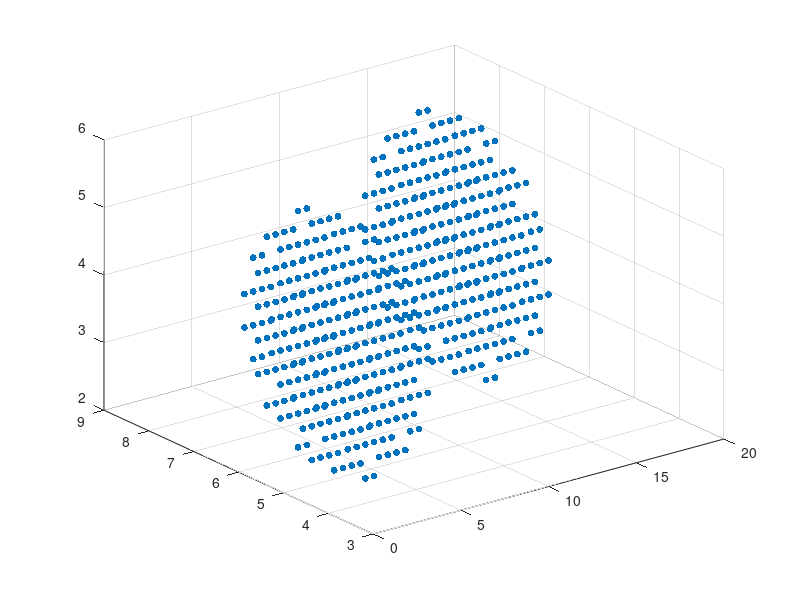

Write the MATLAB code that produced this figure. (Note: this script raises an error after producing the figure.)
% VE_skewColl_3d.m 
% 3d Viscoelastic model (skew impact of balls with gravity)

d = 3;              % dimension
CFL = 0.25;
tf  = 25.0;         % final time
dtk = 0.01;         % uniform time step
g = 9.80665/100;    % gravitational constant

% Material & Plot settings
ppc  = 2;           % # particles per grid cell = ppc^d
psize = 25;         % for plotting particles
sqSz = 1;           % for plotting grid nodes

% Viscoelastic constants
    % Hyperelastic (rubber)
    %{
    E_ym = 31.685; nu_pr = 0.44022;
    mu = 0.5*E_ym/(1+nu_pr);    % shear modulus
    Ka = (E_ym/3)/(1-2*nu_pr);  % bulk modulus 
    La = Ka-(2/3)*mu;           % Lame's 1st parameter
    mu_N = 0;                   % viscous Newton constant
    Wi = 5000;                  % Weissenberg number
    md_p = 5.0;                 % particle mass density (for all p)
    %}
    
    % Shaving foam
    %
    mu = 5;             % shear modulus
    La = 50;            % Lame's 1st parameter
    mu_N = 1.0*10^-4;   % viscous Newton constant
    Wi = 0.5;           % Weissenberg number
    md_p = 0.2;         % particle mass density (for all p)
    %}
    
    % Toothpaste
    %{
    mu = 0.839;         % shear modulus
    La = 8.39;          % Lame's 1st parameter
    mu_N = 1.0*10^-1;   % viscous Newton constant
    Wi = 0.4;           % Weissenberg number
    md_p = 1.0;         % particle mass density (for all p)
    %}
    
    % Viennetta ice cream
    %{
    mu = 1;             % shear modulus
    La = 10;            % Lame's 1st parameter
    mu_N = 5.0*10^-5;   % viscous Newton constant
    Wi = 0.1;           % Weissenberg number
    md_p = 1.0;         % particle mass density (for all p)
    %}  

% VE params struct for funct. handles
Qconst.mu = mu;     Qconst.La = La; 
Qconst.mu_N = mu_N; Qconst.Wi = Wi;

% ======================== EULERIAN MESH =================================
a = 20.0; b = 12.0; c = 8.0; % Eul mesh domain: x=0:a, y=0:b, z=0:c
h = [1.0, 1.0, 1.0];         % grid stepsize (20x12x8 grid cells)   
% h = [0.5, 0.5, 0.5];         % grid stepsize (40x24x16 grid cells) 

% Grid & Particle initialization
x = 0:h(1):a;       % without padding
y = 0:h(2):b;
z = 0:h(3):c;
nx = length(x)-1;   % # x-axis partitions
ny = length(y)-1;   % # y-axis partitions
nz = length(z)-1;   % # z-axis partitions

[Ei,Ej,Ek] = meshgrid(x,y,z);   % grid node positions
NG = length(Ei(:));             % # grid nodes
    
% Eulerian grid struct
grid.O = [min(x) min(y) min(z)]; % origin = grid bottom-left corner (1x3)
grid.h = h;                      % 1x3
grid.n = [nx, ny, nz];           % 1x3
grid.height = Ek(:);             % NGx1

% Boundary Condition grid indices
BCg = zeros(size(Ei,1),size(Ei,2),size(Ei,3));
BCg(1,:,:)=1; BCg(end,:,:)=1; 
BCg(:,1,:)=1; BCg(:,end,:)=1;
BCg(:,:,1)=1; BCg(:,:,end)=1;
BCg = find(BCg(:));
    
% ======================= LAGRANGIAN PARTICLES ===========================
% Ball initial values
    % c1 
    c1x = 3.0;   c1y = 5.0;   c1z = 4.0;    % center = (3.0,5.0,4.0)
    v1x = 0.75;  v1y = 0.0;   v1z = 0.5;    % velocity = <0.75,0,0.5>
    r1in = 0.0;  r1out = 2.0;               % inner, outer radius
    % c2 (*** assuming: c2 & c1 have same radii ***)
    c2x = 15.0;  c2y = 7.0;   c2z = 4.0;    % center = (15.0,7.0,4.0)
    v2x = -0.75; v2y = 0.0;   v2z = 0.5;    % velocity = <-0.75,0,0.5>
    r2in = 0.0;  r2out = 2.0;               % inner, outer radius
    
% c1 (center=(3.0,5.0,4.0), radius=2.0)
    xc = (c1x-r1out) + h(1)/(2*ppc) : h(1)/ppc : (c1x+r1out) - h(1)/(2*ppc);  
    yc = (c1y-r1out) + h(2)/(2*ppc) : h(2)/ppc : (c1y+r1out) - h(2)/(2*ppc);
    zc = (c1z-r1out) + h(3)/(2*ppc) : h(3)/ppc : (c1z+r1out) - h(3)/(2*ppc);
    [Xi1,Xj1,Xk1] = meshgrid(xc,yc,zc); % c1 particle positions (rect. box)
    
    % Remove particles "outside" of c1 (center=(3.0,5.0,4.0), radius=2.0)
    outside = ( Xi1(:)-c1x ).^2 + ( Xj1(:)-c1y ).^2 + ( Xk1(:)-c1z ).^2;
    outside = [find( double(outside > r1out^2) );% outside particle indices
               find( double(outside < r1in^2) )];
    Xi1 = Xi1(:); Xj1 = Xj1(:); Xk1 = Xk1(:);    % reshape to col vectors
    Xi1(outside)=[]; Xj1(outside)=[]; Xk1(outside)=[];   % remove particles
    
% c2 (just c1 shifted) (*** assuming: c2 & c1 have same radius ***)
    Xi2 = Xi1 + (c2x-c1x);
    Xj2 = Xj1 + (c2y-c1y);
    Xk2 = Xk1 + (c2z-c1z);
    
% All particles coords 
    Phi_k = [Xi1, Xj1, Xk1; Xi2, Xj2, Xk2]; % NP x 3           
    NP = size(Phi_k,1);                     % # particles
    
% =========================== CHECK GRAPH ================================
    figure(1)
    scatter3(Phi_k(:,1),Phi_k(:,2),Phi_k(:,3),psize,'filled','c'); hold on;
    scatter3(Ei(:),Ej(:),Ek(:),sqSz,'+','b');
    hold off;

% ============================ Step k = 0 ================================
tic
k = 0;
t = 0;      % time at step k   
    
% Compute Particle Volumes (Tot_Volume/NP)
    Vol = prod(h)*(1/ppc^d)*ones(NP,1);
    
% Set Particle Mass (md_p = 5.0 for all p)
    mass_p = md_p*ones(NP,1).*Vol;  
    
% Initial Values (k=0)
    % Deformation gradient (F = Id for all particles) 
    Id = eye(d);
    Fk = repmat(Id(:),[1,NP]);      % 9xNP
    Jk = det_3d(Fk);                % 1xNP
    
    % Elastic Stress vars
    Bob_k = repmat(Id(:),[1,NP]);   % 9xNP
    Bk = B_comp(Fk,Bob_k);          % 9xNP
    
    % APIC var
    Bm = 0*Fk;                      % 9xNP
    
    % Particle Velocity (3xNP)
    %         c1                 c2
    Uk = [v1x*ones(1,NP/2), v2x*ones(1,NP/2); 
          v1y*ones(1,NP/2), v2y*ones(1,NP/2);
          v1z*ones(1,NP/2), v2z*ones(1,NP/2)];     
    
    % "Actual" Energy over time 
    % funct. handle: grid, Vol, mass_p, & Qconst are constant over time
    RealEngy = @(J,B_El,Uk,w,Xp) RealEngy_comp(J,B_El,Uk,w,Xp,grid,Vol,mass_p,Qconst,g);
    u = P2G_vec(grid,Phi_k,Uk,[0 0 0]); w = u; % so we can compute init. Engy
       
    % Tolerance (for minimization)
    tol = min([max(h)^4, 1e-4, max(h)^-4]); % cases: h<1, h=1, h>1
    
    % ANIMATION
    T = [t,t]; 
    PHX = [Phi_k(:,1), Phi_k(:,1)]; 
    PHY = [Phi_k(:,2), Phi_k(:,2)]; 
    PHZ = [Phi_k(:,3), Phi_k(:,3)]; 
    JPK = [det_3d(Fk)', det_3d(Fk)'];

% ============================= Step k ===================================
while t < tf
    % "Actual" Energy over time 
    EvT(k+1,:) = [t,RealEngy(Jk,Bk,Uk,w,Phi_k)]; % [t,E,Q,K,Q_El,Q_N,G]
    
    %  APIC CFL (non-uniform time steps)
%     dtk = CFL*h(1)/( max(sum(abs(Uk),1) + (6/h(1))*sqrt(d)*sqrt(sum(Bm.^2,1))) );
%     dtk = min(dtk,tf-t);
    
    % APIC TRANSFER particle to grid 
    mom_p = bsxfun(@times,Uk,mass_p');      % particle mom    3xNP
    [mom_g,mass_g] = P2G_APIC(grid,Phi_k,Bm,mom_p,mass_p);
    mass_g = mass_g + eps;  % so we're not dividing mom_g by zeros 
    u = bsxfun(@rdivide, mom_g, mass_g');   % vel = mom/mass  3xNG
    u(:,BCg) = 0;                           % enforce BC
    
    % DYNAMICS
    % Initial guess (velocity)     
    w = u(:);           % (d*NG)x1
    
    % Redefine Function Handles  
    Hinv0 = @(w) w;     % init inv Hessian approx = Id (for LBFGS)
    E = @(w) E_comp(w,u,dtk,Fk,Bob_k,Vol,mass_g,grid,Phi_k,Qconst,g); 
    gradE = @(w) gradE_comp(w,u,dtk,Fk,Bob_k,Vol,mass_g,grid,Phi_k,Qconst,g);
    L2_rho = @(gradE) L2_rho_comp(gradE,mass_g,h);

    % LBFGS: [x,it,ng] = LBFGS2(x,f,grad_f,H,L2_rho,m,tol)
    [w,kb,ng] = LBFGS2(w,E,gradE,Hinv0,L2_rho,5,tol); % m=5 (memory limit)

    % APIC TRANSFER grid to particle (advection) 
    w = reshape(w,[d NG]);                  % 3xNG
    w(:,BCg) = 0;                           % enforce BC
    xup = [Ei(:)'; Ej(:)'; Ek(:)'] + dtk*w;
    [Phi_up,Vk,Bm] = G2P_APIC(grid,Phi_k,xup,w); 

    % Graph 
    scatter3(Phi_up(:,1),Phi_up(:,2),Phi_up(:,3),psize,'filled','co'); hold on; % particles
    scatter3(Ei(:),Ej(:),Ek(:),sqSz,'+','b'); hold on; % grid
    title(num2str(kb),num2str(t)); xlabel(num2str(k)); ylabel(num2str(dtk));
    hold off; pause(1e-10);
    
    % ANIMATION
    T = [T,t]; 
    PHX = [PHX, Phi_up(:,1)]; 
    PHY = [PHY, Phi_up(:,2)]; 
    PHZ = [PHZ, Phi_up(:,3)];
    JPK = [JPK, det_3d(Fk)'];
    
    % Update vars for next time step 
    k = k + 1;
    t = t + dtk;
    Fk = F_comp(grid,Phi_k,dtk,w,Fk);   % 9xNP
    Jk = det_3d(Fk);                    % 1xNP
    Bob_k = Bob_comp(Bob_k,dtk,Qconst,grid,Phi_k,w); % 9xNP
    Bk = B_comp(Fk,Bob_k);              % 9xNP
    Phi_k = Phi_up;                     % NPx3
    Uk = Vk;                            % 3xNP

end
time = toc;

% "Actual" Energy over time 
EvT(k+1,:) = [t,RealEngy(Jk,Bk,Uk,w,Phi_k)]; % [t,E,Q,K,Q_El,Q_N,G]

% ++++++++++++++++++++++++++++ PLOTS +++++++++++++++++++++++++++++++++++++

% Energy Plots
figure(2)
plot(EvT(:,1),EvT(:,2),'r');   hold on; % Total Energy
plot(EvT(:,1),EvT(:,3),'-go'); hold on; % Potential Energy
plot(EvT(:,1),EvT(:,4),'-bs'); hold on; % Kinetic Energy
legend('Total Energy','Potential Energy','Kinetic Energy');
xlabel('time t'); hold off;
title('Energy');

figure(3)
plot(EvT(:,1),EvT(:,2),'r');    % Total Energy
title('Total Energy'); 

% ------------------------- ANIMATION DATA -------------------------------
% Write Energy data to text file ([t,E,Q,K,Q_El,Q_N,G])
writematrix(EvT,'Engy.dat','Delimiter',';');  % (k+1 x 7)

% Write Particle positions to text file
writematrix(PHX,'PHX.dat','Delimiter',';');  % (x-coords) (NP x k+1)
writematrix(PHY,'PHY.dat','Delimiter',';');  % (y-coords) (NP x k+1)
writematrix(PHZ,'PHZ.dat','Delimiter',';');  % (z-coords) (NP x k+1)

% Write J=det(Fp) particle data to text file
writematrix(JPK,'Jpk.dat','Delimiter',';');  % (NP x k+1)

% Write Grid Node positions to text file
writematrix([Ei(:),Ej(:),Ek(:)],'GNxyz.dat','Delimiter',';');  % (NG x 3)

% -------------------------- ANIMATED SIM --------------------------------
% SAVE Workspace and IMPORT into VE_skewColl_3d_ani.m  
% in order to render simulation as gif/mp4

% ++++++++++++++++++++++++++++ FUNCTIONS ++++++++++++++++++++++++++++++++++

function [Engy] = RealEngy_comp(J,Bk,Uk,w,Xp,grid,Vol,mass_p,Qconst,g)
% function to compute "actual" energy at time tk
%{  
    input var dims:
    J           1 x NP
    B_El        9 x NP
    Uk          3 x NP
    w           3 x NG
    Vol         NP x 1
    mass_p      NP x 1
    Qconst      struct of scalar constants

    funct var dims: 
    Vol_k               NP x 1
    trB_El              1 x NP
    H                   1 x NP
    DV,S                9 x NP
    E,Q,K,Q_El,Q_N      scalar
    Engy                1 x 5
%}
% dimension
    d = 3;

% Elastic & Viscous constants
    mu = Qconst.mu;     % shear modulus
    La = Qconst.La;     % Lame's 1st parameter
    mu_N = Qconst.mu_N; % viscous Newton constant
    
% Potential Energy 
    Vol_k = (J').*Vol;
    trB = Bk(1,:) + Bk(5,:) + Bk(9,:);
    % H(B_El)
    H = 0.5*mu*(trB - d) - mu*log(J) + 0.5*La*(J-1).*(J-1);
    Q_El = dot(H,Vol');     % elastoplastic portion of potential energy
    DV = DV_comp(grid,Xp,w);
    S = 0.5*(DV + tran_3d(DV));
    Q_N = mu_N*( dot(S,S,1) *Vol_k ); % Newtonian viscous potential energy
    G = g*dot(mass_p,Xp(:,3));        % Gravitational potential energy
    Q = Q_El + Q_N + G;               % Potential Energy
    
% Kinetic Energy
    K = 0.5*(dot(Uk,Uk,1) * (mass_p));
    
% Total Energy 
    E = Q + K; 
    
% Output
    Engy = [E, Q, K, Q_El, Q_N, G];
end

function [E,El,En,K] = E_comp(w,u,dt,Fk,Bob_k,Vol,mass_g,grid,Xp,Qconst,g)
% function to compute E, given w
%{  
    input var dims:
    w,u         3 x NG
    Fk,Bob_k    9 x NP
    Vol         NP x 1
    mass_g      NG x 1

    funct var dims: 
    Dw          9 x NP
    Id          9 x NP
    Fup         9 x NP
    Jup         1 x NP
    Bob_up      9 x NP
    detBob      1 x NP
    dk          1 x NP
    Bup         9 x NP
    trB         1 x NP
    PB          1 x NP
    Dw_sym      9 x NP
    R           1 x NP
    El,En,K,E   scalar
%}
% Elastic & Viscous constants
    mu = Qconst.mu;     % shear modulus
    La = Qconst.La;     % Lame's 1st parameter
    Wi = Qconst.Wi;     % Weissenberg number
    mu_N = Qconst.mu_N; % viscous Newton constant
    
    d = 3;
    NG = length(mass_g);
    NP = length(Vol);
    w = reshape(w,[d NG]);
    u = reshape(u,[d NG]);
    
% Compute
    Dw = DV_comp(grid,Xp,w);
    Id = repmat([1 0 0 0 1 0 0 0 1]',1,NP);
    Fup = mult_3d(Id + dt*Dw ,Fk);
    Jup = det_3d(Fup);
    Bob_up = Bob_k + dt*( mult_3d(Dw,Bob_k) + multT_3d(Bob_k,Dw) + (1/Wi)*(Id-Bob_k) );
    detBob = det_3d(Bob_up) + eps;          % 1xNP
    dk = ( (Jup.*Jup) ./ detBob ).^(1/3);   % 1xNP
    Bup = bsxfun(@times,dk,Bob_up);
    
% Elastic Energy: El
    trB = Bup(1,:) + Bup(5,:) + Bup(9,:);                % 1xNP
    PB = 0.5*mu*(trB - d) - mu*log(Jup) + La*(Jup-1).^2; % 1xNP
    El = dot(PB,Vol');   
    
% Viscous Energy: En
    Dw_sym = 0.5*( Dw + tran_3d(Dw) );  % 9xNP
    R = sum(Dw_sym.*Dw_sym,1);          % 1xNP
    Vol_up = (Jup').*Vol;               % NPx1
    En = mu_N * dot(R,Vol_up');

% Gravitational Energy: G
    G = g*dot(mass_g,grid.height);
    
% Kinetic Energy: K
    K = (dot(w-u,w-u,1) * mass_g)/2;
    
% Total Energy: E = El + dt*En + dt*G + K
    E = El + dt*En + dt*G + K;
end

function [gradE] = gradE_comp(w,u,dt,Fk,Bob_k,Vol,mass_g,grid,Xp,Qconst,g)
% function to compute gradE, given w
%{  
    input var dims:
    w,u         3 x NG
    Fk,Bob_k    9 x NP
    Vol         NP x 1
    mass_g      NG x 1

    funct var dims: 
    Dw          9 x NP
    Id          9 x NP
    Fup         9 x NP
    Jup         1 x NP
    Bob_up      9 x NP
    detBob      1 x NP
    dk          1 x NP
    Bup         9 x NP
    P,P1,P2     9 x NP
    trP         1 x NP
    Bob_up_invT 9 x NP
    Dw_sym      9 x NP
    Q           9 x NP
    gradPot, gradK, gradE   (3*NG) x 1
%}
% Elastic & Viscous constants
    mu = Qconst.mu;     % shear modulus
    La = Qconst.La;     % Lame's 1st parameter
    Wi = Qconst.Wi;     % Weissenberg number
    mu_N = Qconst.mu_N; % viscous Newton constant

    d = 3;
    NG = length(mass_g);
    NP = length(Vol);
    w = reshape(w,[d NG]);
    u = reshape(u,[d NG]);
    
% Compute
    Dw = DV_comp(grid,Xp,w);
    Id = repmat([1 0 0 0 1 0 0 0 1]',1,NP);
    Fup = mult_3d(Id + dt*Dw ,Fk);
    Jup = det_3d(Fup);
    Bob_up = Bob_k + dt*( mult_3d(Dw,Bob_k) + multT_3d(Bob_k,Dw) + (1/Wi)*(Id-Bob_k) );
    detBob = det_3d(Bob_up) + eps;          % 1xNP
    dk = ( (Jup.*Jup) ./ detBob ).^(1/3);   % 1xNP
    Bup = bsxfun(@times,dk,Bob_up);
    
% Elastic Energy: gradEl
    P = 0.5*mu*Bup+ 0.5*bsxfun(@times,( La*(Jup.*Jup - Jup)-mu ),Id); % 9xNP
    % gradE_OB_1
    trP = P(1,:) + P(5,:) + P(9,:);             % 1xNP
    Bob_up_invT = invT_3d(Bob_up);              % 9xNP
    P1 = 2*multT_3d(invT_3d(Fup),Fk) - multT_3d(Bob_up_invT,Bob_k) - Tmult_3d(Bob_k,Bob_up_invT);
    P1 = (dt/3) * bsxfun(@times,trP,P1);        % 9xNP
    % gradE_OB_2
    P2 = 2*dt*P; 
    
% Viscous Energy: gradEn
    Dw_sym = 0.5*( Dw + tran_3d(Dw) );          % 9xNP
    Q = 2*mu_N*Dw_sym;                          % 9xNP
    
% Potential Energy: gradPot = gradEl + gradEn 
    % interpolate: R = (P1 + P2 + dt*Q) * Vol'
    R = bsxfun(@times, P1 + P2 + dt*Q, Vol');   % 9xNP
    
    % [vg] = P2G_vec(grid,Xp,vp,b)
    gradPot = P2G_vec(grid,Xp,R(1:3,:),[1 0 0]) + P2G_vec(grid,Xp,R(4:6,:),[0 1 0]) + P2G_vec(grid,Xp,R(7:9,:),[0 0 1]); % 3xNG
    gradPot = gradPot(:);   % (3*NG)x1

% Gravitational Energy: gradG
    gradG = dt*[zeros(1,NG); zeros(1,NG); g*(mass_g')]; % positive b/c it is on the RHS of vel. update
    gradG = gradG(:);
    
% Kinetic Energy: gradK
    gradK = bsxfun(@times,(w-u),(mass_g'));  % dxNG
    gradK = gradK(:);     % (d*NG)x1
    
% Total Energy: gradE
    gradE = gradPot + gradG + gradK;
end

function [tau] = L2_rho_comp(gradE,mass_g,h)
    % mass_g     NGx1 
    d = 3;
    NG = length(mass_g);
    gradE = reshape(gradE,[d NG]);              % dxNG
    tau = sum(gradE.^2,1).*(mass_g')/prod(h);   % 1xNG
    tau = sqrt(sum(tau));                       % scalar
end

% Viscoelastic:
function [Bob_up] = Bob_comp(Bob_k,dt,Qconst,grid,Xp,w)
%{  
    input var dims:
    Bob_k       9 x NP
    dt          scalar
    Qconst      struct of scalar constants
	grid        struct for interpolation
    Xp          NP x 3
    u           3 x NG
    w           3 x NG

    funct var dims: 
    Id          9 x NP
    DV          9 x NP
    Bob_up      9 x NP
%}
% Viscoelastic Constants
    Wi = Qconst.Wi;         % Weissenberg number
    
    d = 3;
    NP = size(Xp,1);
    NG = prod(grid.n+1);    % (nx+1)*(ny+1)*(nz+1)
    w = reshape(w,[d NG]);
    
    Id = repmat([1 0 0 0 1 0 0 0 1]',1,NP);
    Dw = DV_comp(grid,Xp,w);
    Bob_up = dt*( mult_3d(Dw,Bob_k) + multT_3d(Bob_k,Dw) + (1/Wi)*(Id-Bob_k) ) + Bob_k;
end

function [Bup] = B_comp(Fup,Bob_up)
% input: Bob_up, Fup    9 x NP
% output: Bup           9 x NP
    Jup = det_3d(Fup);                      % 1xNP
    detBob = det_3d(Bob_up) + eps;          % 1xNP
    dk = ( (Jup.*Jup) ./ detBob ).^(1/3);   % 1xNP
    Bup = bsxfun(@times,dk,Bob_up);
end

% need: 
function [detA] = det_3d(A)
% A     9 x n
% detA  1 x n
detA = A(1,:).*(A(5,:).*A(9,:)-A(8,:).*A(6,:)) - A(4,:).*(A(2,:).*A(9,:)-A(8,:).*A(3,:)) + A(7,:).*(A(2,:).*A(6,:)-A(5,:).*A(3,:));
end

function [AinvT] = invT_3d(A)
% A         9 x n
% AinvT     9 x n
% detA      1 x n
detA = A(1,:).*(A(5,:).*A(9,:)-A(8,:).*A(6,:)) - A(4,:).*(A(2,:).*A(9,:)-A(8,:).*A(3,:)) + A(7,:).*(A(2,:).*A(6,:)-A(5,:).*A(3,:));
detA = detA + eps;  % avoid dividing by zero

AinvT = [   ( A(5,:).*A(9,:) - A(8,:).*A(6,:) ) ./ detA; 
            ( A(7,:).*A(6,:) - A(4,:).*A(9,:) ) ./ detA; 
            ( A(4,:).*A(8,:) - A(7,:).*A(5,:) ) ./ detA;
            ( A(8,:).*A(3,:) - A(2,:).*A(9,:) ) ./ detA;
            ( A(1,:).*A(9,:) - A(7,:).*A(3,:) ) ./ detA;
            ( A(7,:).*A(2,:) - A(1,:).*A(8,:) ) ./ detA;
            ( A(2,:).*A(6,:) - A(5,:).*A(3,:) ) ./ detA;
            ( A(4,:).*A(3,:) - A(1,:).*A(6,:) ) ./ detA;
            ( A(1,:).*A(5,:) - A(4,:).*A(2,:) ) ./ detA;  ];
end

% maybe need:
function [Ainv] = inv_3d(A)
% A         9 x n
% Ainv      9 x n
% detA      1 x n
detA = A(1,:).*(A(5,:).*A(9,:)-A(8,:).*A(6,:)) - A(4,:).*(A(2,:).*A(9,:)-A(8,:).*A(3,:)) + A(7,:).*(A(2,:).*A(6,:)-A(5,:).*A(3,:));
detA = detA + eps;  % avoid dividing by zero

Ainv = [    ( A(5,:).*A(9,:) - A(8,:).*A(6,:) ) ./ detA;    % 1
            ( A(8,:).*A(3,:) - A(2,:).*A(9,:) ) ./ detA;    % 2
            ( A(2,:).*A(6,:) - A(5,:).*A(3,:) ) ./ detA;    % 3
            ( A(7,:).*A(6,:) - A(4,:).*A(9,:) ) ./ detA;    % 4
            ( A(1,:).*A(9,:) - A(7,:).*A(3,:) ) ./ detA;    % 5
            ( A(4,:).*A(3,:) - A(1,:).*A(6,:) ) ./ detA;    % 6
            ( A(4,:).*A(8,:) - A(7,:).*A(5,:) ) ./ detA;    % 7
            ( A(7,:).*A(2,:) - A(1,:).*A(8,:) ) ./ detA;    % 8
            ( A(1,:).*A(5,:) - A(4,:).*A(2,:) ) ./ detA;  ];% 9
end

function [Atran] = tran_3d(A)
% A         9 x n
% Atran     9 x n

Atran = [A(1,:); A(4,:); A(7,:); A(2,:); A(5,:); A(8,:); A(3,:); A(6,:); A(9,:)];
end

% vectorized (and FASTER than C):
function [M] = mult_3d(A,B)
% M,A,B:     9 x n

% M = A * B
M = [A(1,:).*B(1,:) + A(4,:).*B(2,:) + A(7,:).*B(3,:);
     A(2,:).*B(1,:) + A(5,:).*B(2,:) + A(8,:).*B(3,:);
     A(3,:).*B(1,:) + A(6,:).*B(2,:) + A(9,:).*B(3,:);
     A(1,:).*B(4,:) + A(4,:).*B(5,:) + A(7,:).*B(6,:);
     A(2,:).*B(4,:) + A(5,:).*B(5,:) + A(8,:).*B(6,:);
     A(3,:).*B(4,:) + A(6,:).*B(5,:) + A(9,:).*B(6,:);
     A(1,:).*B(7,:) + A(4,:).*B(8,:) + A(7,:).*B(9,:);
     A(2,:).*B(7,:) + A(5,:).*B(8,:) + A(8,:).*B(9,:);
     A(3,:).*B(7,:) + A(6,:).*B(8,:) + A(9,:).*B(9,:)];
end

function [M] = multT_3d(A,B)
% M,A,B:     9 x n

% M = A * B'
M = [A(1,:).*B(1,:) + A(4,:).*B(4,:) + A(7,:).*B(7,:);
     A(2,:).*B(1,:) + A(5,:).*B(4,:) + A(8,:).*B(7,:);
     A(3,:).*B(1,:) + A(6,:).*B(4,:) + A(9,:).*B(7,:);
     A(1,:).*B(2,:) + A(4,:).*B(5,:) + A(7,:).*B(8,:);
     A(2,:).*B(2,:) + A(5,:).*B(5,:) + A(8,:).*B(8,:);
     A(3,:).*B(2,:) + A(6,:).*B(5,:) + A(9,:).*B(8,:);
     A(1,:).*B(3,:) + A(4,:).*B(6,:) + A(7,:).*B(9,:);
     A(2,:).*B(3,:) + A(5,:).*B(6,:) + A(8,:).*B(9,:);
     A(3,:).*B(3,:) + A(6,:).*B(6,:) + A(9,:).*B(9,:)];
end

function [M] = Tmult_3d(A,B)
% M,A,B:     9 x n

% M = A' * B
M = [A(1,:).*B(1,:) + A(2,:).*B(2,:) + A(3,:).*B(3,:);
     A(4,:).*B(1,:) + A(5,:).*B(2,:) + A(6,:).*B(3,:);
     A(7,:).*B(1,:) + A(8,:).*B(2,:) + A(9,:).*B(3,:);
     A(1,:).*B(4,:) + A(2,:).*B(5,:) + A(3,:).*B(6,:);
     A(4,:).*B(4,:) + A(5,:).*B(5,:) + A(6,:).*B(6,:);
     A(7,:).*B(4,:) + A(8,:).*B(5,:) + A(9,:).*B(6,:);
     A(1,:).*B(7,:) + A(2,:).*B(8,:) + A(3,:).*B(9,:);
     A(4,:).*B(7,:) + A(5,:).*B(8,:) + A(6,:).*B(9,:);
     A(7,:).*B(7,:) + A(8,:).*B(8,:) + A(9,:).*B(9,:)];
end

% ======================== Wrapper Functions =============================
function fp = G2P_PIC(grid,Xp,fg,b)
%{  
var dimensions:
    Xp:     NP x 3
    fg:     1 x NG
    b =     [bx,by,bz]

    fp:     1 x NP  
%}

    % Parse inputs (unpack)
    Ox = grid.O(1); Oy = grid.O(2); Oz = grid.O(3); 
    hx = grid.h(1); hy = grid.h(2); hz = grid.h(3);
    nx = grid.n(1); ny = grid.n(2); nz = grid.n(3);
    Yp = Xp(:,2); Zp = Xp(:,3); Xp = Xp(:,1); 
    bx = b(1); by = b(2); bz = b(3);

    % Call C function
    fp = G2P_PIC_3d(Ox, Oy, Oz, hx, hy, hz, nx, ny, nz, Xp, Yp, Zp, fg, bx, by, bz);
end

function fg = P2G_PIC(grid,Xp,fp,b)
%{  
var dimensions:
    Xp:     NP x 3
    fp:     1 x NP
    b =     [bx,by,bz]

    fg:     1 x NG  
%}

    % Parse inputs (unpack)
    Ox = grid.O(1); Oy = grid.O(2); Oz = grid.O(3); 
    hx = grid.h(1); hy = grid.h(2); hz = grid.h(3);
    nx = grid.n(1); ny = grid.n(2); nz = grid.n(3);
    Yp = Xp(:,2); Zp = Xp(:,3); Xp = Xp(:,1); 
    bx = b(1); by = b(2); bz = b(3);

    % Call C function
    fg = P2G_PIC_3d(Ox, Oy, Oz, hx, hy, hz, nx, ny, nz, Xp, Yp, Zp, fp, bx, by, bz);
end

function [vp] = G2P_vec(grid,Xp,vg,b)
%{  
var dimensions:
    Xp:     NP x 3
    vg:     3 x NG
    b =     [bx,by,bz]

    vp:     3 x NP  
%}

% Parse inputs (unpack)
Ox = grid.O(1); Oy = grid.O(2); Oz = grid.O(3);
hx = grid.h(1); hy = grid.h(2); hz = grid.h(3);
nx = grid.n(1); ny = grid.n(2); nz = grid.n(3);
Yp = Xp(:,2); Zp = Xp(:,3); Xp = Xp(:,1);
fg1 = vg(1,:); fg2 = vg(2,:); fg3 = vg(3,:);
bx = b(1); by = b(2); bz = b(3);

% Call C function
[fp1, fp2, fp3] = G2P_vec_3d(Ox, Oy, Oz, hx, hy, hz, nx, ny, nz, Xp, Yp, Zp, fg1, fg2, fg3, bx, by, bz);

% Package Outputs
vp = [fp1; fp2; fp3];
end

function [vg] = P2G_vec(grid,Xp,vp,b)
%{  
var dimensions:
    Xp:     NP x 3
    vp:     3 x NP
    b =     [bx,by,bz]

    vg:     3 x NG  
%}

% Parse inputs (unpack)
Ox = grid.O(1); Oy = grid.O(2); Oz = grid.O(3);
hx = grid.h(1); hy = grid.h(2); hz = grid.h(3);
nx = grid.n(1); ny = grid.n(2); nz = grid.n(3);
Yp = Xp(:,2); Zp = Xp(:,3); Xp = Xp(:,1);
fp1 = vp(1,:); fp2 = vp(2,:); fp3 = vp(3,:);
bx = b(1); by = b(2); bz = b(3);

% Call C function
[fg1, fg2, fg3] = P2G_vec_3d(Ox, Oy, Oz, hx, hy, hz, nx, ny, nz, Xp, Yp, Zp, fp1, fp2, fp3, bx, by, bz);

% Package Outputs
vg = [fg1; fg2; fg3];
end

function [Fup] = F_comp(grid,Xp,dt,v,F)
%{  
var dimensions:
    Xp:     NP x 3
    dt:     scalar
    v:      3 x NG
    F:      9 x NP
    Fi:     1 x NP

    Fup:    9 x NP
%}

% Parse inputs (unpack)
Ox = grid.O(1); Oy = grid.O(2); Oz = grid.O(3);
hx = grid.h(1); hy = grid.h(2); hz = grid.h(3);
nx = grid.n(1); ny = grid.n(2); nz = grid.n(3);
Yp = Xp(:,2); Zp = Xp(:,3); Xp = Xp(:,1);
% dt = dt;
vx = v(1,:); vy = v(2,:); vz = v(3,:);
F1 = F(1,:); F2 = F(2,:); F3 = F(3,:);
F4 = F(4,:); F5 = F(5,:); F6 = F(6,:);
F7 = F(7,:); F8 = F(8,:); F9 = F(9,:);

% Call C function
[Fup1,Fup2,Fup3,Fup4,Fup5,Fup6,Fup7,Fup8,Fup9] = F_comp_3d(Ox,Oy,Oz, hx,hy,hz, nx,ny,nz, Xp,Yp,Zp, dt, vx,vy,vz, F1,F2,F3,F4,F5,F6,F7,F8,F9);

% Package Outputs
Fup = [Fup1; Fup2; Fup3; Fup4; Fup5; Fup6; Fup7; Fup8; Fup9];
end

function [Phi,Vp,B] = G2P_APIC(grid,Xp,xup,w)
%{  
var dimensions:
    Xp:     NP x 3
    xup,w:  3 x NG
    
    Phi:    NP x 3
    Vp:     3 x NP
    B:      9 x NP
%}

% Parse inputs (unpack)
Ox = grid.O(1); Oy = grid.O(2); Oz = grid.O(3);
hx = grid.h(1); hy = grid.h(2); hz = grid.h(3);
nx = grid.n(1); ny = grid.n(2); nz = grid.n(3);
Yp = Xp(:,2); Zp = Xp(:,3); Xp = Xp(:,1);
xup1 = xup(1,:); xup2 = xup(2,:); xup3 = xup(3,:);
w1 = w(1,:); w2 = w(2,:); w3 = w(3,:);

% Call C function
[Phi1,Phi2,Phi3, Vp1,Vp2,Vp3, B1,B2,B3,B4,B5,B6,B7,B8,B9] = G2P_APIC_3d(Ox,Oy,Oz, hx,hy,hz, nx,ny,nz, Xp,Yp,Zp, xup1,xup2,xup3, w1,w2,w3);

% Package Outputs
Phi = [Phi1, Phi2, Phi3];
Vp = [Vp1; Vp2; Vp3];
B = [B1; B2; B3; B4; B5; B6; B7; B8; B9;];
end

function [mom_g,mass_g] = P2G_APIC(grid,Xp,B,mom_p,mass_p)
%{  
var dimensions:
    Xp:         NP x 3
    B:          9 x NP
    mom_p:      3 x NP
    mass_p:     NP x 1
    
    mom_g:      3 x NG
    mass_g:     NG x 1
%}

% Parse inputs (unpack)
Ox = grid.O(1); Oy = grid.O(2); Oz = grid.O(3);
hx = grid.h(1); hy = grid.h(2); hz = grid.h(3);
nx = grid.n(1); ny = grid.n(2); nz = grid.n(3);
Yp = Xp(:,2); Zp = Xp(:,3); Xp = Xp(:,1);
B1 = B(1,:); B2 = B(2,:); B3 = B(3,:); 
B4 = B(4,:); B5 = B(5,:); B6 = B(6,:);
B7 = B(7,:); B8 = B(8,:); B9 = B(9,:); 
mom_p1 = mom_p(1,:); mom_p2 = mom_p(2,:); mom_p3 = mom_p(3,:);
mass_p = mass_p(:);

% Call C function
[mom_g1,mom_g2,mom_g3,mass_g] = P2G_APIC_3d(Ox,Oy,Oz, hx,hy,hz, nx,ny,nz, Xp,Yp,Zp, B1,B2,B3,B4,B5,B6,B7,B8,B9, mom_p1,mom_p2,mom_p3, mass_p);

% Package Outputs
mom_g = [mom_g1; mom_g2; mom_g3];
end

function [DV] = DV_comp(grid,Xp,v)
%{  
var dimensions:
    Xp:     NP x 3
    v:      3 x NG

    DV:    9 x NP
%}

% Parse inputs (unpack)
Ox = grid.O(1); Oy = grid.O(2); Oz = grid.O(3);
hx = grid.h(1); hy = grid.h(2); hz = grid.h(3);
nx = grid.n(1); ny = grid.n(2); nz = grid.n(3);
Yp = Xp(:,2); Zp = Xp(:,3); Xp = Xp(:,1);
vx = v(1,:); vy = v(2,:); vz = v(3,:);

% Call C function
[DV1,DV2,DV3,DV4,DV5,DV6,DV7,DV8,DV9] = DV_comp_3d(Ox,Oy,Oz, hx,hy,hz, nx,ny,nz, Xp,Yp,Zp, vx,vy,vz);

% Package Outputs
DV = [DV1; DV2; DV3; DV4; DV5; DV6; DV7; DV8; DV9];
end

